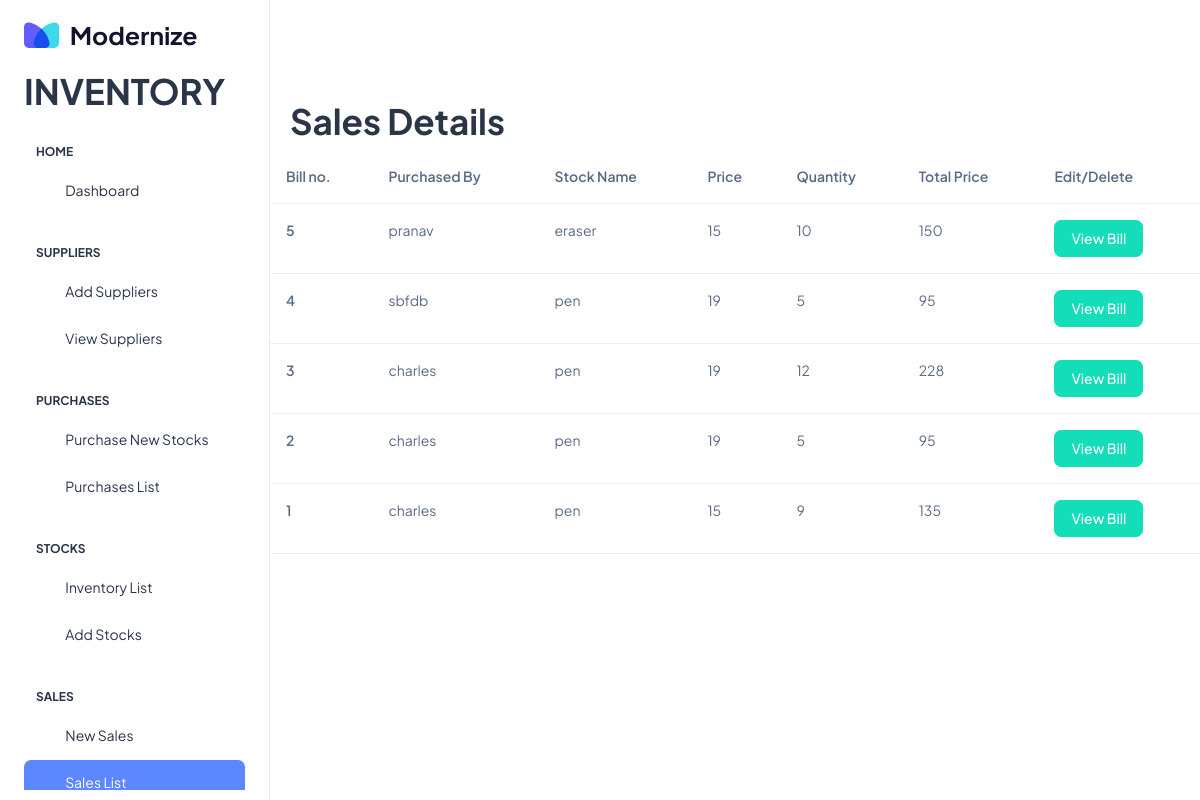
/Inventoryapp/saleslistfn/, run on the app's committed database.
### Inventoryapp/models.py (models this page shows)
class Salesdb(models.Model):
    cname = models.CharField(max_length=100, null=True, blank=True)
    cmobileno = models.IntegerField(null=True, blank=True)
    cemail = models.CharField(max_length=100, null=True, blank=True)
    caddress = models.CharField(max_length=100, null=True, blank=True)
    cgstin = models.CharField(max_length=100, null=True)
    stock = models.ForeignKey(Stocksdb, on_delete=models.CASCADE, null=True)
    stockprice = models.PositiveIntegerField(null=True, blank=True)
    stockquantity = models.PositiveIntegerField(null=True, blank=True)
    totalprice = models.IntegerField(null=True, blank=True)

class Stocksdb(models.Model):
    stockname = models.CharField(max_length=100,null=True,blank=True)
    quantity = models.IntegerField(null=True)

### Inventoryapp/views.py (the view)
# urls.py: path('saleslistfn/', views.saleslistfn, name='saleslistfn'),
def saleslistfn(req):
    salesdata = Salesdb.objects.order_by('-id').all()
    return render(req, "sales_list.html", {'salesdata': salesdata})

### Inventoryapp/templates/sales_list.html (shortened to what this page needs)
<!DOCTYPE html>
{% extends 'index.html' %}
{% block content %}
<html lang="en">
<head>
</head>
<body>
<div style="padding-top:100px">
  <h1 style="margin-left:20px"><b>Sales Details</b></h1>
 <table class="table" >
  <thead>
    <tr>
      <th scope="col">Bill no.</th>
      <th scope="col">Purchased By</th>
      <th scope="col">Stock Name</th>
        <th scope="col">Price</th>
        <th scope="col">Quantity</th>
            <th scope="col">Total Price</th>
        <th scope="col">Edit/Delete</th>
    </tr>
  </thead>
  <tbody>
  {% for d in salesdata %}
    <tr>
      <th scope="row">{{ d.id }}</th>
      <td>{{d.cname}}</td>
      <td>{{d.stock.stockname}}</td>
        <td>{{d.stockprice}}</td>
        <td>{{d.stockquantity}}</td>
        <td>{{d.totalprice}}</td>
        <td>
            <a href="{% url 'salesbillfn' sales_id=d.id %}">
            <button class="btn btn-success">View Bill</button>
        </a>
        </td>
    </tr>
  {% endfor %}
  </tbody>
 </table>
</div>
</body>
</html>
{% endblock %}

### data on the page
Salesdb: id "5", cname "pranav", stock.stockname "eraser", stockprice "15", stockquantity "10", totalprice "150"
Salesdb: id "4", cname "sbfdb", stock.stockname "pen", stockprice "19", stockquantity "5", totalprice "95"
Salesdb: id "3", cname "charles", stock.stockname "pen", stockprice "19", stockquantity "12", totalprice "228"
Salesdb: id "2", cname "charles", stock.stockname "pen", stockprice "19", stockquantity "5", totalprice "95"
Salesdb: id "1", cname "charles", stock.stockname "pen", stockprice "15", stockquantity "9", totalprice "135"
